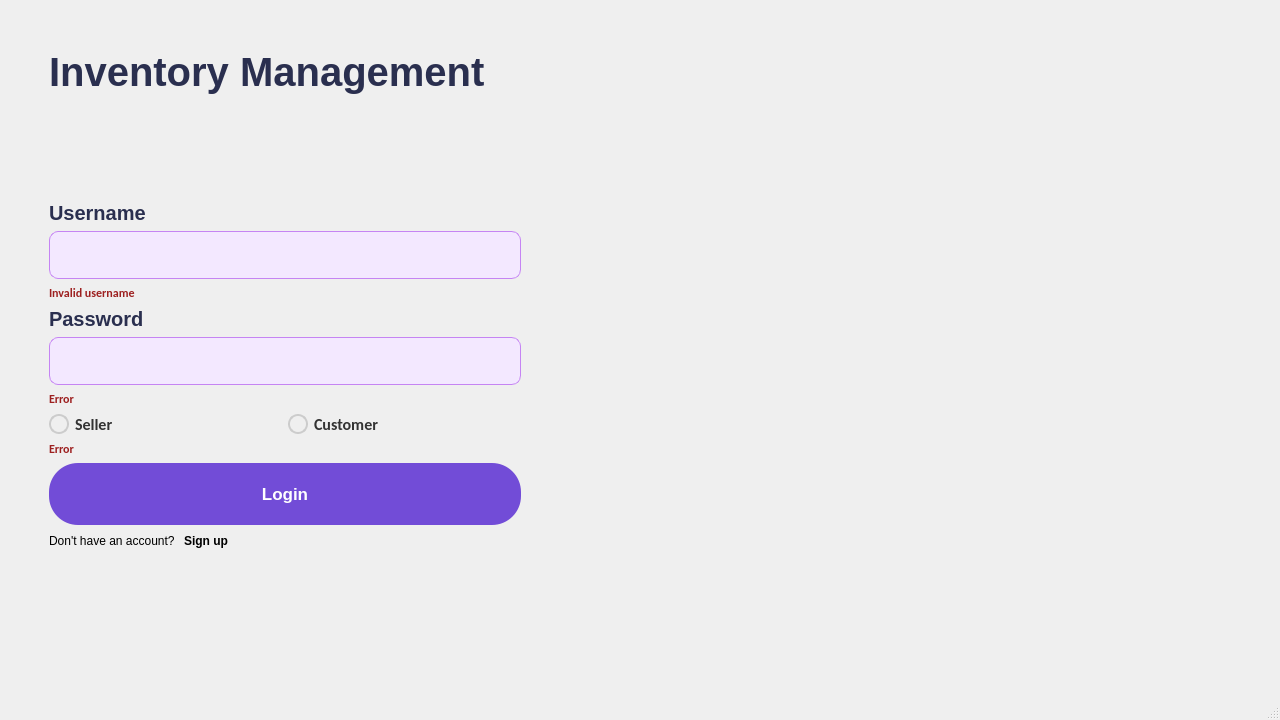
<?xml version="1.0" encoding="UTF-8"?>
<ui version="4.0">
 <class>MainWindow</class>
 <widget class="QMainWindow" name="MainWindow">
  <property name="geometry">
   <rect>
    <x>0</x>
    <y>0</y>
    <width>1280</width>
    <height>720</height>
   </rect>
  </property>
  <property name="sizePolicy">
   <sizepolicy hsizetype="Fixed" vsizetype="Fixed">
    <horstretch>0</horstretch>
    <verstretch>0</verstretch>
   </sizepolicy>
  </property>
  <property name="minimumSize">
   <size>
    <width>1280</width>
    <height>720</height>
   </size>
  </property>
  <property name="maximumSize">
   <size>
    <width>1280</width>
    <height>720</height>
   </size>
  </property>
  <property name="windowTitle">
   <string>MainWindow</string>
  </property>
  <property name="styleSheet">
   <string notr="true">MainWindow {
                    background-image: url(:/Images/mainWindowBackground.png);
                    background-position: center;
                    background-repeat: no-repeat;
                    background-color: transparent;
                    }</string>
  </property>
  <widget class="QWidget" name="centralwidget">
   <layout class="QHBoxLayout" name="horizontalLayout">
    <item>
     <spacer name="horizontalSpacer">
      <property name="orientation">
       <enum>Qt::Horizontal</enum>
      </property>
      <property name="sizeType">
       <enum>QSizePolicy::Minimum</enum>
      </property>
      <property name="sizeHint" stdset="0">
       <size>
        <width>40</width>
        <height>20</height>
       </size>
      </property>
     </spacer>
    </item>
    <item>
     <layout class="QVBoxLayout" name="verticalLayout_2">
      <item>
       <spacer name="verticalSpacer_3">
        <property name="orientation">
         <enum>Qt::Vertical</enum>
        </property>
        <property name="sizeType">
         <enum>QSizePolicy::Minimum</enum>
        </property>
        <property name="sizeHint" stdset="0">
         <size>
          <width>20</width>
          <height>40</height>
         </size>
        </property>
       </spacer>
      </item>
      <item>
       <widget class="QLabel" name="label">
        <property name="styleSheet">
         <string notr="true">
font-family: 'Fjalla One', sans-serif;
font-size: 40px;
letter-spacing: 0px;
word-spacing: 0px;
color: #2A2F4F;
font-weight: bold;
text-decoration: none;
font-style: normal;
font-variant: normal;
text-transform: none;</string>
        </property>
        <property name="text">
         <string>Inventory Management</string>
        </property>
       </widget>
      </item>
      <item>
       <spacer name="verticalSpacer">
        <property name="orientation">
         <enum>Qt::Vertical</enum>
        </property>
        <property name="sizeType">
         <enum>QSizePolicy::Minimum</enum>
        </property>
        <property name="sizeHint" stdset="0">
         <size>
          <width>20</width>
          <height>100</height>
         </size>
        </property>
       </spacer>
      </item>
      <item>
       <layout class="QVBoxLayout" name="verticalLayout_3">
        <item>
         <widget class="QLabel" name="label_2">
          <property name="styleSheet">
           <string notr="true">font-family: Arial;
font-size: 20px;
letter-spacing: 0px;
word-spacing: 0px;
color: #2A2F4F;
font-weight: bold;
text-decoration: none;
font-style: normal;
font-variant: normal;
text-transform: none;
</string>
          </property>
          <property name="text">
           <string>Username</string>
          </property>
         </widget>
        </item>
        <item>
         <widget class="QLineEdit" name="LE_username">
          <property name="styleSheet">
           <string notr="true">QLineEdit {
	background-color:#F3E8FF;
	border-radius:9px;
	border:1px solid #c584f3;
	display:inline-block;
	cursor:text;
	color:#6671d4;
	font-family:Impactl;
	font-size:17px;
	font-weight:bold;
	padding:10px 54px;
	text-decoration:none;
	text-shadow:10px 0px 0px #9752cc;
}
</string>
          </property>
         </widget>
        </item>
        <item>
         <widget class="QLabel" name="LB_errorUsername">
          <property name="styleSheet">
           <string notr="true">
font-family: Calibri;
font-size: 12px;
letter-spacing: 0px;
word-spacing: 0px;
color: #9d2020;
font-weight: bold;
text-decoration: none;
font-style: normal;
font-variant: normal;
text-transform: none;</string>
          </property>
          <property name="text">
           <string>Invalid username</string>
          </property>
         </widget>
        </item>
        <item>
         <widget class="QLabel" name="label_3">
          <property name="styleSheet">
           <string notr="true">font-family: Arial;
font-size: 20px;
letter-spacing: 0px;
word-spacing: 0px;
color: #2A2F4F;;
font-weight: bold;
text-decoration: none;
font-style: normal;
font-variant: normal;
text-transform: none;
</string>
          </property>
          <property name="text">
           <string>Password</string>
          </property>
         </widget>
        </item>
        <item>
         <widget class="QLineEdit" name="LE_password">
          <property name="styleSheet">
           <string notr="true">QLineEdit {
	background-color:#F3E8FF;
	border-radius:9px;
	border:1px solid #c584f3;
	display:inline-block;
	cursor:text;
	color:#6671d4;
	font-family:Impactl;
	font-size:17px;
	font-weight:bold;
	padding:10px 54px;
	text-decoration:none;
	text-shadow:10px 0px 0px #9752cc;
}
</string>
          </property>
         </widget>
        </item>
        <item>
         <widget class="QLabel" name="LB_errorPassword">
          <property name="styleSheet">
           <string notr="true">
font-family: Calibri;
font-size: 12px;
letter-spacing: 0px;
word-spacing: 0px;
color: #9d2020;
font-weight: bold;
text-decoration: none;
font-style: normal;
font-variant: normal;
text-transform: none;</string>
          </property>
          <property name="text">
           <string>Error</string>
          </property>
         </widget>
        </item>
        <item>
         <layout class="QHBoxLayout" name="horizontalLayout_3">
          <property name="topMargin">
           <number>0</number>
          </property>
          <item>
           <widget class="QRadioButton" name="RDB_seller">
            <property name="styleSheet">
             <string notr="true">QRadioButton {
    color: #333333;
    font-size: 16px;
	font-family : Calibri;
	font-weight : bold;
}

QRadioButton::indicator {
    width: 16px;
    height: 16px;
    border-radius: 10px;
	border: 2px solid #cccccc;
}

QRadioButton::indicator:checked {
    background-color:#724cd7;
    border-color: #724cd7;
}

QRadioButton::indicator:hover {
    border-color: #999999;
}
</string>
            </property>
            <property name="text">
             <string>Seller</string>
            </property>
           </widget>
          </item>
          <item>
           <widget class="QRadioButton" name="RDB_customer">
            <property name="styleSheet">
             <string notr="true">QRadioButton {
    color: #333333;
    font-size: 16px;
	font-family : Calibri;
	font-weight : bold;
}

QRadioButton::indicator {
    width: 16px;
    height: 16px;
    border-radius: 10px;
	border: 2px solid #cccccc;
}

QRadioButton::indicator:checked {
    background-color:#724cd7;
    border-color: #724cd7;
}

QRadioButton::indicator:hover {
    border-color: #999999;
}
</string>
            </property>
            <property name="text">
             <string>Customer</string>
            </property>
           </widget>
          </item>
         </layout>
        </item>
        <item>
         <widget class="QLabel" name="LB_errorSelection">
          <property name="styleSheet">
           <string notr="true">
font-family: Calibri;
font-size: 12px;
letter-spacing: 0px;
word-spacing: 0px;
color: #9d2020;
font-weight: bold;
text-decoration: none;
font-style: normal;
font-variant: normal;
text-transform: none;</string>
          </property>
          <property name="text">
           <string>Error</string>
          </property>
         </widget>
        </item>
        <item>
         <widget class="QPushButton" name="PB_login">
          <property name="enabled">
           <bool>true</bool>
          </property>
          <property name="cursor">
           <cursorShape>PointingHandCursor</cursorShape>
          </property>
          <property name="styleSheet">
           <string notr="true">QPushButton {
	background-color:#724cd7;
	border-radius:29px;
	display:inline-block;
	cursor:pointer;
	color:#ffffff;
	font-family:Arial;
	font-size:17px;
	font-weight:bold;
	padding:21px 45px;
	text-decoration:none;
	text-shadow:0px 1px 0px #2f6627;
}

QPushButton:hover {
	background-color:#9376E0;
}

QPushButton:active {
		position:relative;
	top:1px;
}
</string>
          </property>
          <property name="text">
           <string>Login</string>
          </property>
         </widget>
        </item>
        <item>
         <layout class="QHBoxLayout" name="horizontalLayout_2">
          <property name="topMargin">
           <number>0</number>
          </property>
          <item>
           <widget class="QLabel" name="label_4">
            <property name="text">
             <string>Don't have an account? </string>
            </property>
           </widget>
          </item>
          <item>
           <widget class="QPushButton" name="PB_signin">
            <property name="cursor">
             <cursorShape>PointingHandCursor</cursorShape>
            </property>
            <property name="styleSheet">
             <string notr="true">QPushButton {
    border: none;
	font-weight : bold;

}
QPushButton:hover{
	change-cursor: cursor('PointingHand');

}</string>
            </property>
            <property name="text">
             <string>Sign up</string>
            </property>
           </widget>
          </item>
          <item>
           <spacer name="horizontalSpacer_3">
            <property name="orientation">
             <enum>Qt::Horizontal</enum>
            </property>
            <property name="sizeHint" stdset="0">
             <size>
              <width>40</width>
              <height>20</height>
             </size>
            </property>
           </spacer>
          </item>
         </layout>
        </item>
        <item>
         <spacer name="verticalSpacer_2">
          <property name="orientation">
           <enum>Qt::Vertical</enum>
          </property>
          <property name="sizeHint" stdset="0">
           <size>
            <width>20</width>
            <height>40</height>
           </size>
          </property>
         </spacer>
        </item>
       </layout>
      </item>
     </layout>
    </item>
    <item>
     <layout class="QVBoxLayout" name="verticalLayout"/>
    </item>
    <item>
     <spacer name="horizontalSpacer_2">
      <property name="orientation">
       <enum>Qt::Horizontal</enum>
      </property>
      <property name="sizeType">
       <enum>QSizePolicy::Maximum</enum>
      </property>
      <property name="sizeHint" stdset="0">
       <size>
        <width>750</width>
        <height>20</height>
       </size>
      </property>
     </spacer>
    </item>
   </layout>
  </widget>
  <widget class="QMenuBar" name="menubar">
   <property name="geometry">
    <rect>
     <x>0</x>
     <y>0</y>
     <width>1280</width>
     <height>17</height>
    </rect>
   </property>
  </widget>
  <widget class="QStatusBar" name="statusbar"/>
 </widget>
 <resources/>
 <connections/>
</ui>
